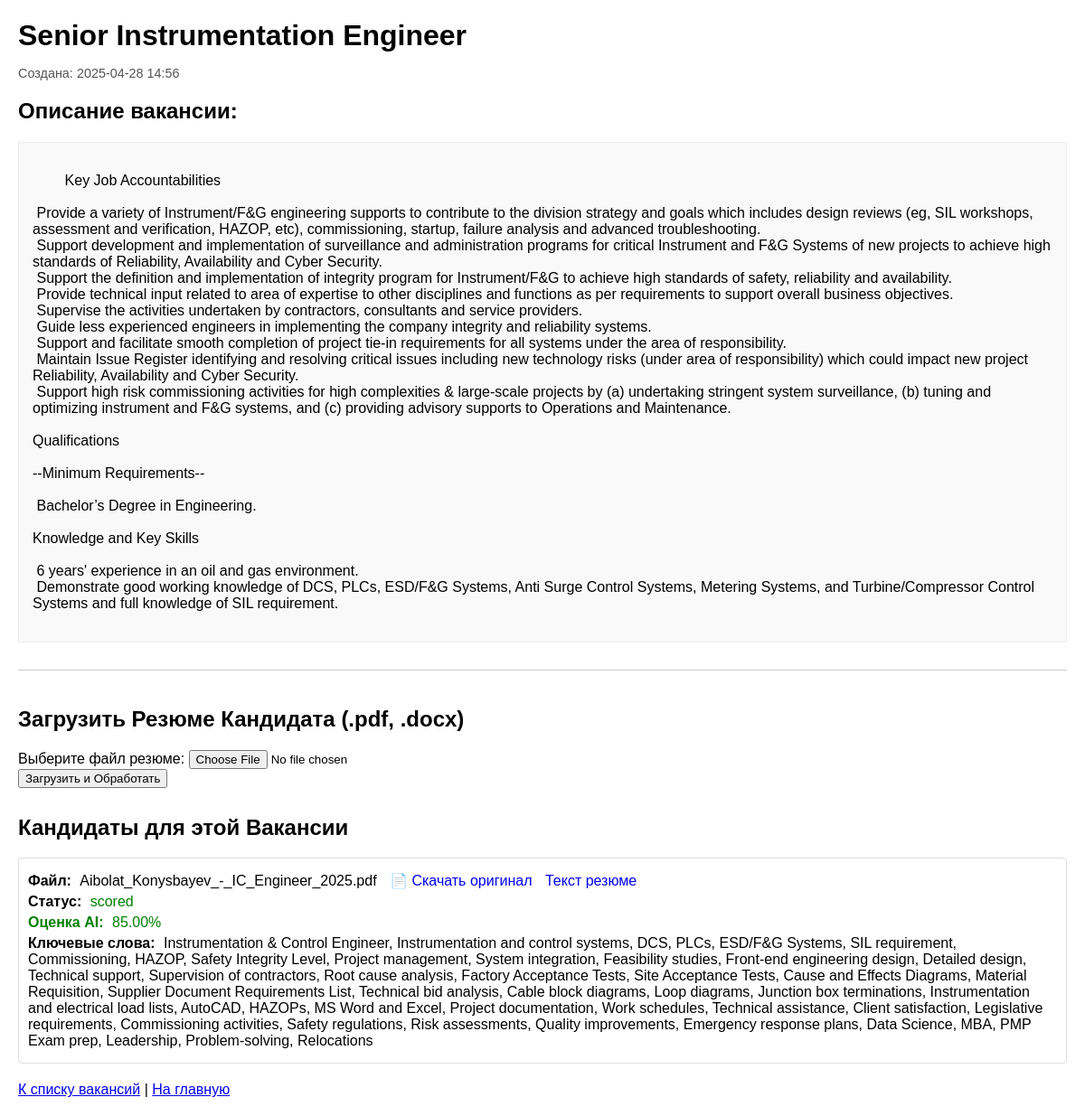
/jobs/3 (signed in), run on the app's committed database.
### app.py (models this page shows, shortened)
class Vacancy(db.Model):
    id = db.Column(db.Integer, primary_key=True)
    title = db.Column(db.String(100), nullable=False)
    description = db.Column(db.Text, nullable=False)
    created_at = db.Column(db.DateTime, nullable=False, default=datetime.utcnow)
    user_id = db.Column(db.Integer, db.ForeignKey('user.id'), nullable=False)
    candidates = db.relationship('Candidate', backref='vacancy', lazy=True, cascade='all, delete-orphan', order_by="Candidate.created_at.desc()")

class Candidate(db.Model):
    id = db.Column(db.Integer, primary_key=True)
    vacancy_id = db.Column(db.Integer, db.ForeignKey('vacancy.id'), nullable=False)
    original_filename = db.Column(db.String(255), nullable=False)
    storage_path = db.Column(db.String(255), nullable=True)
    extracted_text = db.Column(db.Text, nullable=True)
    ai_score = db.Column(db.Float, nullable=True)
    keywords = db.Column(db.Text, nullable=True)
    status = db.Column(db.String(50), nullable=False, default='uploaded')
    created_at = db.Column(db.DateTime, nullable=False, default=datetime.utcnow)

### app.py (the view)
@app.route('/jobs/<int:job_id>')
@login_required
def view_job(job_id):
    job = Vacancy.query.get_or_404(job_id)
    if job.user_id != current_user.id:
        abort(403)
    candidates = job.candidates
    return render_template('view_job.html', job=job, user=current_user, candidates=candidates)

### app.py (called while the page is built)
@login_manager.user_loader
def load_user(user_id):
    return User.query.get(int(user_id))

@app.template_filter('from_json')
def from_json_filter(json_string):
    if isinstance(json_string, str):
        try:
            return json.loads(json_string)
        except (json.JSONDecodeError, TypeError):
            return None
    return json_string

### templates/view_job.html (shortened to what this page needs)
<!DOCTYPE html>
<html lang="ru">
<head>
</head>
<body>
    <h1>{{ job.title }}</h1>
    <p class="job-meta">
        Создана: {{ job.created_at.strftime('%Y-%m-%d %H:%M') }}
    </p>
    <h2>Описание вакансии:</h2>
    <div class="job-description">
        {{ job.description }}
    </div>
    <div style="margin-top: 30px; padding-top: 20px; border-top: 1px solid #ccc;">
        <h2>Загрузить Резюме Кандидата (.pdf, .docx)</h2>
        <form method="POST" action="{{ url_for('upload_resume', job_id=job.id) }}" enctype="multipart/form-data">
            <div>
                <label for="resume_file">Выберите файл резюме:</label>
                <input type="file" id="resume_file" name="resume_file" accept=".pdf,.docx" required>
            </div>
            <button type="submit">Загрузить и Обработать</button>
        </form>
    </div>
    <div style="margin-top: 30px;">
        <h2>Кандидаты для этой Вакансии</h2>
        {% if candidates %}
            <ul class="candidate-list">
            {% for candidate in candidates %}
                <li class="candidate-item">
                    <p><strong>Файл:</strong> {{ candidate.original_filename }}
                       {% if candidate.storage_path %}
                           <a href="{{ url_for('download_resume', candidate_id=candidate.id) }}" target="_blank" style="margin-left: 10px; text-decoration: none;">
                               📄 Скачать оригинал
                           </a>
                       {% endif %}
                       {% if candidate.extracted_text %}
                           <a href="{{ url_for('view_extracted_text', candidate_id=candidate.id) }}" target="_blank" style="margin-left: 10px; text-decoration: none;">
                               Текст резюме
                           </a>
                       {% endif %}
                    </p>
                    <p><strong>Статус:</strong> <span class="status-{{ candidate.status }}">{{ candidate.status }}</span></p>
                    {% if candidate.status == 'scored' %}
                        <p style="color: green;"><strong>Оценка AI:</strong> {{ "%.2f" | format(candidate.ai_score) }}%</p>
                        {% if candidate.keywords %}
                            {% set keywords_list = candidate.keywords | from_json %}
                            <p><strong>Ключевые слова:</strong>
                                {% if keywords_list and (keywords_list is iterable) and (keywords_list is not string) %}
                                    {{ keywords_list | join(', ') }}
                                {% else %}
                                    Не выделены AI или ошибка формата.
                                {% endif %}
                            </p>
                        {% endif %}
                    {% endif %}
                </li>
            {% endfor %}
            </ul>
        {% else %}
            <p class="no-jobs">Кандидатов пока нет.</p>
        {% endif %}
    </div>
    <p style="margin-top: 20px;">
        <a href="{{ url_for('list_jobs') }}">К списку вакансий</a>
         |
        <a href="{{ url_for('index') }}">На главную</a>
    </p>
</body>
</html>

### templates/view_job.html (style rules this page uses)
body { font-family: sans-serif; margin: 20px; }
h1 { margin-bottom: 5px; }
.job-meta { font-size: 0.9em; color: #555; margin-bottom: 20px; }
.job-description { border: 1px solid #eee; padding: 15px; white-space: pre-wrap; word-wrap: break-word; background-color: #f9f9f9; }
.candidate-list { list-style: none; padding: 0; }
.candidate-item { border: 1px solid #ddd; padding: 10px; margin-bottom: 10px; border-radius: 4px; }
.candidate-item p { margin: 5px 0; }
.candidate-item strong { margin-right: 5px; }
.status-scored { color: green; }

### data on the page
Vacancy: title "Senior Instrumentation Engineer", created_at "2025-04-28 14:56", description "Key Job Accountabilities Provide a variety of Instrument/F&G engineering supports to contribute to the division strategy and goals which includes design reviews (eg, SIL workshops, assessment and verification, HAZOP, etc), commissioning, startup, failure analysis and advanced troubleshooting. Support development and implementation of surveillance and administration programs for critical Instrument and F&G Systems of new projects to achieve high standards of Reliability, Availability and Cyber Security. Support the definition and implementation of integrity program for Instrument/F&G to achieve high standards of safety, reliability and availability. Provide technical input related to area of…"
Candidate: original_filename "Aibolat_Konysbayev_-_IC_Engineer_2025.pdf", status "scored", ai_score "85.00", keywords_list "Instrumentation & Control Engineer, Instrumentation and control systems, DCS, PLCs, ESD/F&G Systems, SIL requirement, Commissioning, HAZOP, Safety Integrity Level, Project management, System integration, Feasibility studies, Front-end engineering design, Detailed design, Technical support, Supervision of contractors, Root cause analysis, Factory Acceptance Tests, Site Acceptance Tests, Cause and Effects Diagrams, Material Requisition, Supplier Document Requirements List, Technical bid analysis, Cable block diagrams, Loop diagrams, Junction box terminations, Instrumentation and electrical load lists, AutoCAD, HAZOPs, MS Word and Excel, Project documentation, Work schedules, Technical…"
